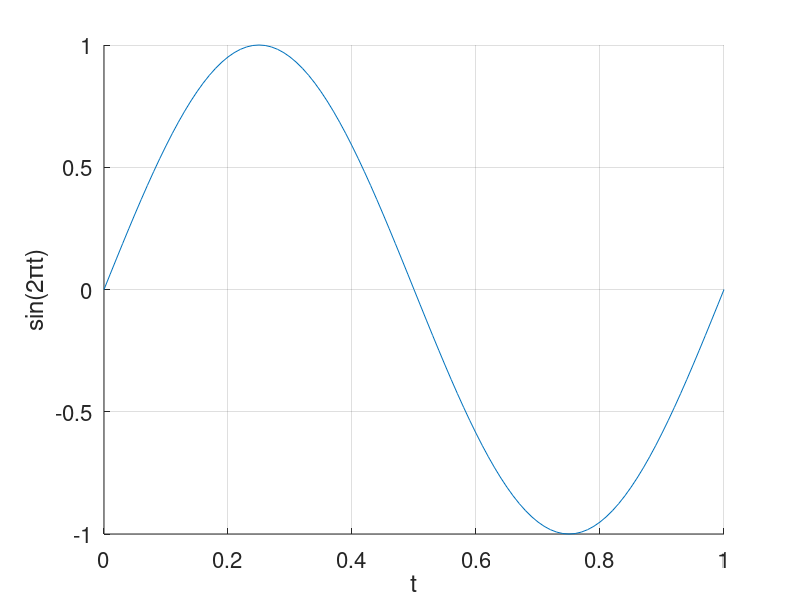

Reproduce this figure in MATLAB.
clear all;
close all;

set(0,'DefaultAxesFontSize',16)

t=0:0.01:1;

x1=sin(2*pi*t);

figure
plot(t,x1)
grid on;
box off;

xlabel('t')
ylabel('sin(2\pit)')

print -depsc FIGURE_NAME
